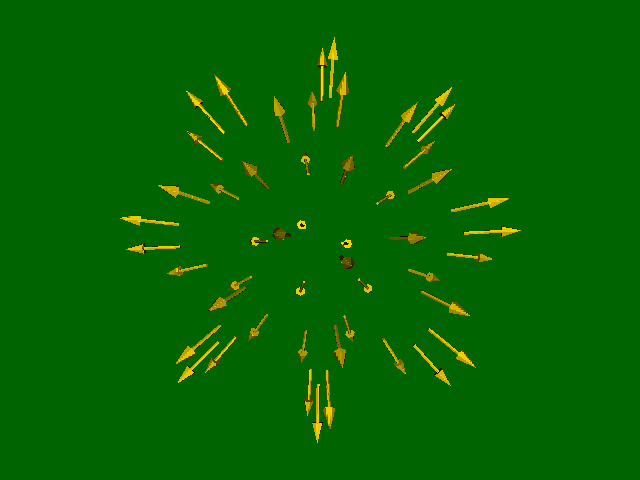

Write the Python code that produced this figure.
#!/usr/bin/env python

# Place arrow glyphs oriented by surface normals on a sphere.

# Factory overrides: importing these modules registers the OpenGL rendering
# and interaction style implementations for vtkRenderingCore factory classes.
import vtkmodules.vtkInteractionStyle  # noqa: F401
import vtkmodules.vtkRenderingOpenGL2  # noqa: F401

# VTK pipeline classes used in this example
from vtkmodules.vtkFiltersCore import vtkGlyph3D
from vtkmodules.vtkFiltersSources import (
    vtkArrowSource,
    vtkSphereSource,
)
from vtkmodules.vtkRenderingCore import (
    vtkActor,
    vtkPolyDataMapper,
    vtkRenderWindow,
    vtkRenderWindowInteractor,
    vtkRenderer,
)

# Colors (normalized RGB)
gold = (1.000, 0.843, 0.000)
dark_green = (0.000, 0.392, 0.000)

# Source: generate a sphere with point normals
sphere = vtkSphereSource()
sphere.Update()

# Source: arrow geometry for the glyphs
arrow = vtkArrowSource()

# Filter: place arrows oriented along surface normals
glyph = vtkGlyph3D()
glyph.SetSourceConnection(arrow.GetOutputPort())
glyph.SetVectorModeToUseNormal()
glyph.SetInputData(sphere.GetOutput())
glyph.SetScaleFactor(0.2)
glyph.Update()

# Mapper: map glyph data to graphics primitives
mapper = vtkPolyDataMapper()
mapper.SetInputConnection(glyph.GetOutputPort())

# Actor: assign the mapped geometry
actor = vtkActor()
actor.SetMapper(mapper)
actor.GetProperty().SetColor(gold)

# Renderer: assemble the scene and configure the camera
renderer = vtkRenderer()
renderer.AddActor(actor)
renderer.SetBackground(dark_green)

# Window: display the rendered scene
render_window = vtkRenderWindow()
render_window.AddRenderer(renderer)
render_window.SetWindowName("oriented glyphs")
render_window.SetMultiSamples(0)
render_window.SetSize(640, 480)

# Scene: configure camera
renderer.GetActiveCamera().SetPosition(-0.399941, -1.070475, 2.931458)
renderer.GetActiveCamera().SetFocalPoint(0.0, 0.0, 0.0)
renderer.GetActiveCamera().SetViewUp(-0.028450, 0.940195, 0.339448)
renderer.GetActiveCamera().SetDistance(3.146318)
renderer.GetActiveCamera().SetClippingRange(1.182293, 5.626211)

# Interactor: handle mouse and keyboard events
render_window_interactor = vtkRenderWindowInteractor()
render_window_interactor.SetRenderWindow(render_window)

# Launch the interactive visualization
render_window_interactor.Initialize()
render_window_interactor.Start()
